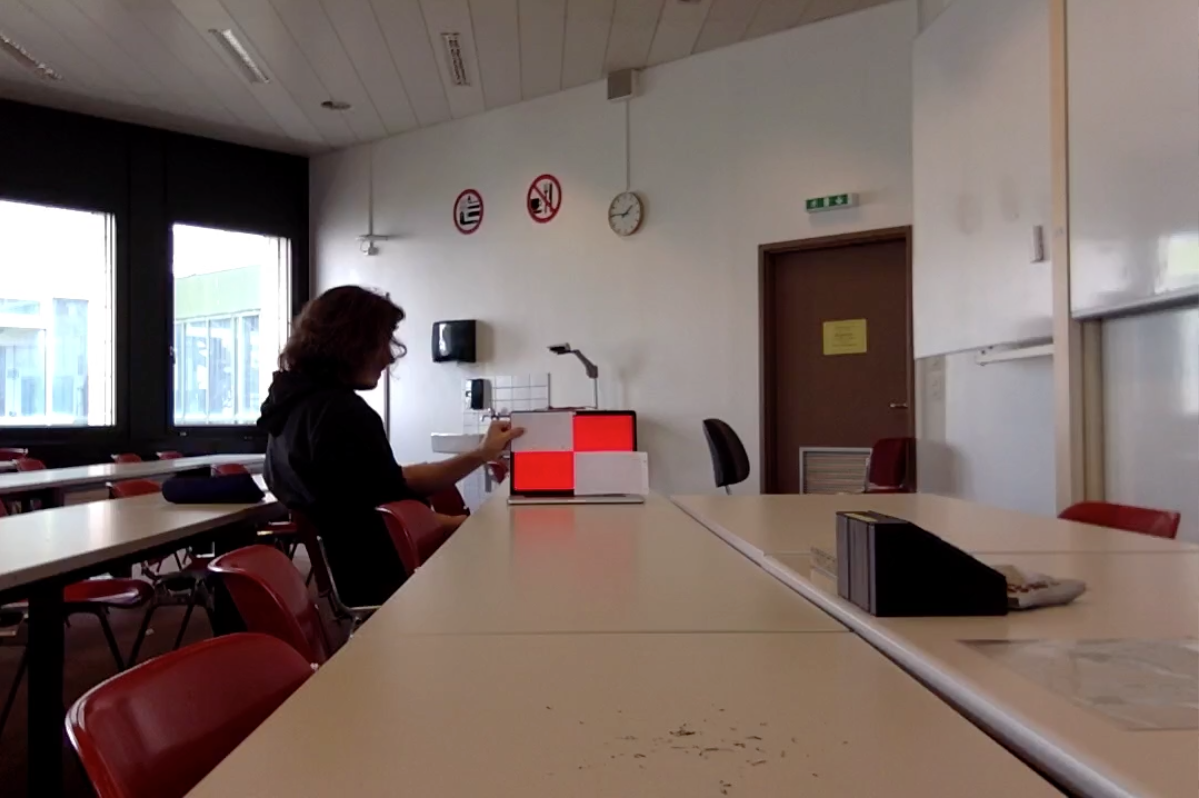
#> input picture receiver/screen_red3.png, 1199 x 798 px
$ jupyter execute --allow-errors FindScreen.ipynb   (older library calls are emulated)
#> lines starting #> are read from the running program, lines starting #| are printed output that depends on the picture; after the words box and inside, x2 and y2 are one past the last pixel; in counts of white or black regions, pixels touching at a corner belong together; long printed decimals are rounded
[cell 1]
import numpy as np
import cv2
from matplotlib import pyplot as plt
import time
import sys

[cell 2]
def resize(im):
    x = im.shape[0]
    y = im.shape[1]
    return im[int(x/3):int(2*x/3), int(y/3):int(2*y/3)]

[cell 3]
def load_and_resize(path):
#> called with path = 'screen_red3.png'
    image = cv2.imread(path)
#> image is the input picture: shape (798, 1199, 3); mean B, G, R 99.9, 105, 120.3
    #plt.imshow(image)
    #plt.show()
    image = resize(image)
    imgRGB = cv2.cvtColor(image, cv2.COLOR_BGR2RGB)
    return imgRGB

[cell 4]
def blur(img):
    #gray = cv2.cvtColor(img, cv2.COLOR_RGB2GRAY)

    seuil=190.0
    ret,seg_red = cv2.threshold(img,190,255.0,cv2.THRESH_BINARY)
    plt.imshow(seg_red)
    plt.show()

    #gray = cv2.GaussianBlur(seg_red, (7, 7), 0)
    #plt.imshow(gray)
    #plt.show()
    return seg_red

[cell 5]
def transform(gray):
    edged = cv2.Canny(gray, 100, 100)
    #plt.imshow(edged)
    #plt.show()
    kernel = cv2.getStructuringElement(cv2.MORPH_RECT, (5, 5))
    closed = cv2.morphologyEx(edged, cv2.MORPH_CLOSE, kernel)
    #plt.imshow(closed)
    #plt.show()
    im2, cnts, hierarchy = cv2.findContours(closed.copy(), cv2.RETR_EXTERNAL, cv2.CHAIN_APPROX_SIMPLE)
    return cnts

[cell 6]
def sobel(img):
    scale = 1
    delta = 0
    ddepth = cv2.CV_16S

    img = cv2.GaussianBlur(img,(1,1),0)
    gray = cv2.cvtColor(img,cv2.COLOR_BGR2GRAY)
    plt.imshow(gray)
    plt.show()

    # Gradient-X
    grad_x = cv2.Sobel(gray,ddepth,1,0,ksize = 3, scale = scale, delta = delta,borderType = cv2.BORDER_DEFAULT)
    grad_x = cv2.Scharr(gray,ddepth,1,0)

    # Gradient-Y
    grad_y = cv2.Sobel(gray,ddepth,0,1,ksize = 3, scale = scale, delta = delta, borderType = cv2.BORDER_DEFAULT)
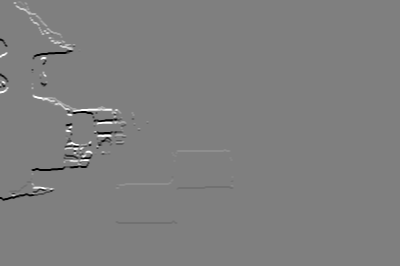
#> grad_y: shape (266, 400) int16; min -1020, max 1020, mean -0.3; drawn with min black and max white
    grad_y = cv2.Scharr(gray,ddepth,0,1)

    abs_grad_x = cv2.convertScaleAbs(grad_x)   # converting back to uint8
    abs_grad_y = cv2.convertScaleAbs(grad_y)

    dst = cv2.addWeighted(abs_grad_x,0.5,abs_grad_y,0.5,0)
    dst = cv2.add(abs_grad_x,abs_grad_y)

    plt.imshow(dst)
    plt.show()
    return dst

[cell 7]
def find_screen(cnts, image):
    total = 0
    approx_tmp = 0
    approx = []
    # loop over the contours
    for c in cnts:
        # approximate the contour
        peri = cv2.arcLength(c, True)
        print("perimetre ", peri)
        approx_tmp = cv2.approxPolyDP(c, 0.02 * peri, True)
        approx_tmp = np.squeeze(approx_tmp)
        #print(approx)
        cv2.drawContours(image, [approx_tmp], -1, (0, 255, 0), 4)
        if(len(approx_tmp) == 4):
            print("On a trouver un rectangle")
            if (peri > 100 and peri < 500):
                approx.append(approx_tmp)
                # [4 lines of commented-out code are left out]
    return approx

[cell 8]
def bords(approx):
    if(len(approx) == 2):
        approx = np.concatenate((approx[0], approx[1]), axis = 0)
    approx = np.squeeze(approx)
    bord = []
    min_x = sys.maxsize
    max_x = 0
    min_y = sys.maxsize
    max_y = 0
    config = -1
    for appro in approx:
        if appro[0] > max_x:
            max_x = appro[0]
        if appro[0] < min_x:
            min_x = appro[0]
        if appro[1] > max_y:
            max_y = appro[1]
        if appro[1] < min_y:
            min_y = appro[1]

    bord.extend([min_x, max_x, min_y, max_y])

    if(len(approx) == 4):
        if(max_x - min_x > max_y - min_y):
            config = 2
        else:
            config = 1
    else:
        approx_x = approx[:,0]
        approx_y = approx[:,1]
        fit = np.polyfit(approx_x,approx_y,1)
        if(fit[0] < 0):
            config = 3
        else:
            config = 4
    return bord,config

[cell 9]
start_time = time.time()
bord = list()
imageRGB = load_and_resize('screen_red3.png')
imageRGB = blur(imageRGB)
plt.imshow(imageRGB)
plt.show()
imageS = sobel(imageRGB)
approx = find_screen(transform(imageS), imageRGB)
#> in transform, `edged = cv2.Canny(gray, 100, 100)`: edged: shape (266, 400); 2.1% white in thin lines or dots, all inside (x1, y1, x2, y2) = (0, 0, 234, 224)
#> in transform, `closed = cv2.morphologyEx(edged, cv2.MORPH_CLOSE, kernel)`:
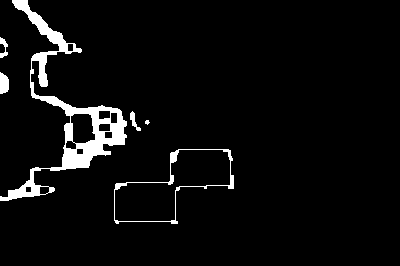
#> closed: shape (266, 400); 4.8% white; 6 white regions (1 under 20 px)
#> in transform, `im2, cnts, hierarchy = cv2.findContours(closed.copy(), cv2.RETR_EXTERN..`: cnts = 6 contours, 1 with area under 20; largest, box (x1, y1, x2, y2) and area: (0, 0, 127, 201) 4722, (114, 149, 234, 224) 4614, (0, 72, 9, 94) 136, (130, 111, 141, 131) 60, (0, 37, 8, 58) 58
#> in find_screen, `total = 0`: total = 0
#> the loop in find_screen, `for c in cnts:` made 6 passes
#> peri on passes 1 to 6: 393.4, 13.07, 50.97, 52.73, 59.21, 967.7
#| perimetre  393.355
#| perimetre  13.071
#| perimetre  50.971
#| perimetre  52.728
#| perimetre  59.213
#| perimetre  967.671
#> after the loop in find_screen, `for c in cnts:`:
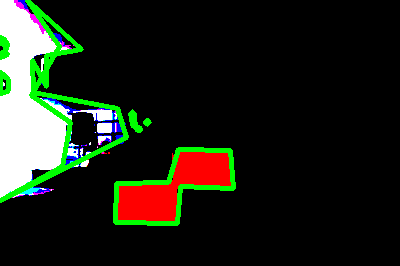
#> image: shape (266, 400, 3); mean R, G, B 30.5, 34.3, 23.1
#> after the loop in find_screen, `for c in cnts:`: approx = []
#> approx = []
#> (the rest of this cell did not finish here and is left out)

#> in bords, `approx = np.squeeze(approx)`: approx = empty array
#> after the loop in bords, `for appro in approx:`: max_x = 0; min_x = 9223372036854775807
print("les bords sont ", bord)
print("La configuration est la ", config)

print("--- %s seconds ---" % (time.time() - start_time))

[cell 10]
[149, 170] in approx
#> Out = False

[cell 11]
approx

[cell 12]
bord

#> (a cell that did not finish here is left out)

[cell 14]
type(approx)
approx = np.array(approx)
#> approx = empty array

#> (the rest of this cell did not finish here and is left out)

[cell 15]
print(approx)

#> (the rest of this cell did not finish here and is left out)

#> (a cell that did not finish here is left out)

[cell 17]
import sys

[cell 18]
sys.maxsize

[cell 19]
def detection(path):
    start_time = time.time()
    img = cv2.imread(path)
    img = resize(img)
    #on split l'image en fonction des couleurs
    b,g,r = cv2.split(img)

    print("--- %s seconds ---" % (time.time() - start_time))

    # on parcours l'image et on mets r a 0 si b ou r superieur a un seuil (ici 50)
    for x in range(0, r.shape[0]):
        for y in range(0, r.shape[1]):
            if(b[x][y] > 50 or g[x][y] > 50):
                r[x][y] = 0

    print("--- %s seconds ---" % (time.time() - start_time))

    # on applique un filtre binaire
    ret,seg_red = cv2.threshold(r,190,255.0,cv2.THRESH_BINARY)

    # detecte
    edged = cv2.Canny(seg_red, 100, 100)

    kernel = cv2.getStructuringElement(cv2.MORPH_RECT, (5, 5))
    closed = cv2.morphologyEx(edged, cv2.MORPH_CLOSE, kernel)

    im2, cnts, hierarchy = cv2.findContours(closed.copy(), cv2.RETR_EXTERNAL, cv2.CHAIN_APPROX_SIMPLE)

    approx = find_screen(cnts, img)

    print(bords(approx))
    print("--- %s seconds ---" % (time.time() - start_time))

[cell 20]
detection('screen_red1.png')
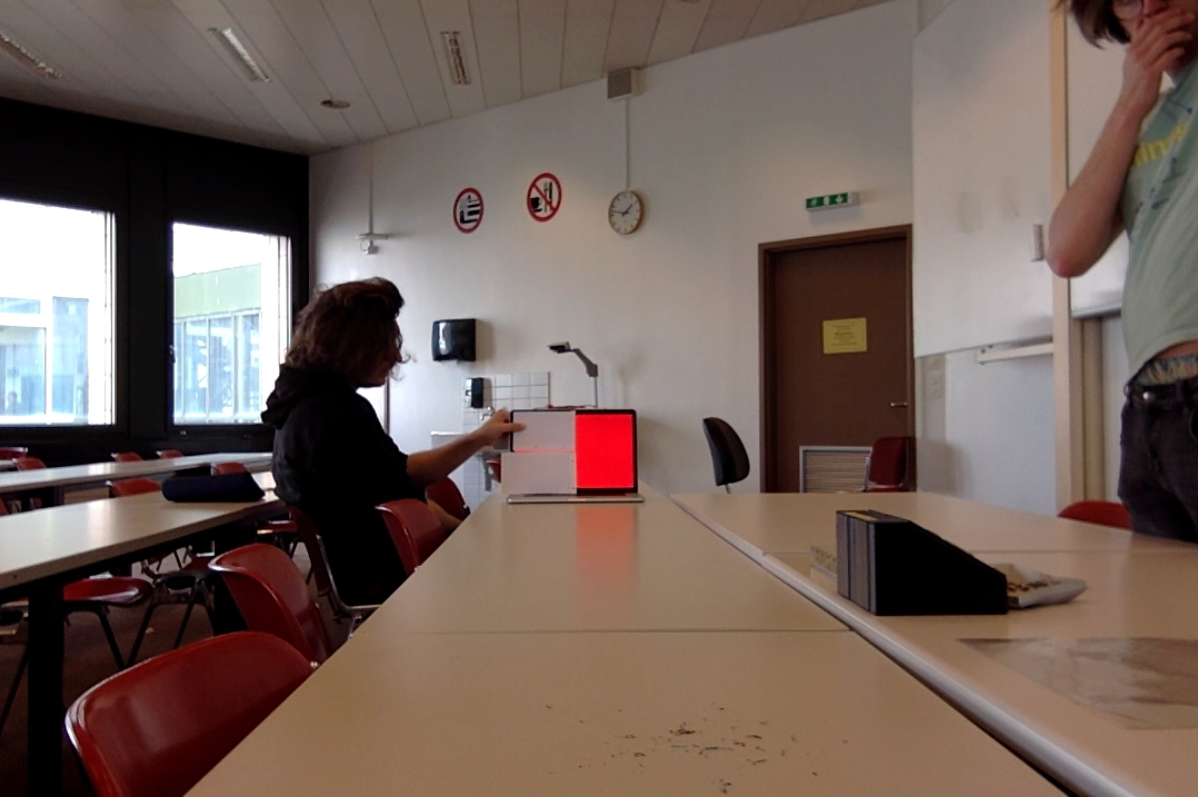
#> input picture receiver/screen_red1.png, 1198 x 797 px
#> in detection, img is the input picture: shape (797, 1198, 3); mean B, G, R 89.5, 97, 114.6
#> in resize (call 2), `return im[int(x/3):int(2*x/3), int(y/3):int(2*y/3)]`:
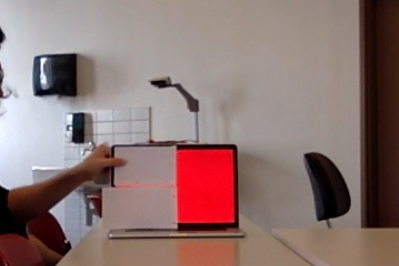
#> returned value: shape (266, 399, 3); mean of channels 0, 1, 2 114.5, 117, 140.7; drawn as B, G, R
#> in detection, `ret,seg_red = cv2.threshold(r,190,255.0,cv2.THRESH_BINARY)`: seg_red: shape (266, 399); 3.7% white; 1 white region, box (x1, y1, x2, y2) and area: (177, 150, 234, 223) 3948
#> in detection, `edged = cv2.Canny(seg_red, 100, 100)`: edged: shape (266, 399); 0.23% white in thin lines or dots, all inside (x1, y1, x2, y2) = (176, 149, 234, 223)
#> in detection, `kernel = cv2.getStructuringElement(cv2.MORPH_RECT, (5, 5))`: kernel = [[1, 1, 1, 1, 1], [1, 1, 1, 1, 1], [1, 1, 1, 1, 1], [1, 1, 1, 1, 1], [1, 1, 1, 1, 1]]
#> in detection, `im2, cnts, hierarchy = cv2.findContours(closed.copy(), cv2.RETR_EXTERN..`: cnts = 1 contour; box (x1, y1, x2, y2) and area: (176, 149, 234, 223) 3952
#> the loop in find_screen (call 2), `for c in cnts:` made 1 pass
#> (peri, approx_tmp) on pass 1: (250, [[180, 149], [179, 220], [231, 220], [231, 152]])
#| perimetre  250.042
#| On a trouver un rectangle
#> in detection, `approx = find_screen(cnts, img)`: approx = [[[180, 149], [179, 220], [231, 220], [231, 152]]]
#> the loop in bords (call 2), `for appro in approx:` made 4 passes
#> (max_x, min_x, max_y, min_y) on pass 1: (180, 180, 149, 149)
#| ([179, 231, 149, 220], 1)

[cell 21]
detection('screen_red2.png')
#> call 2 of detection, with path = 'screen_red2.png'
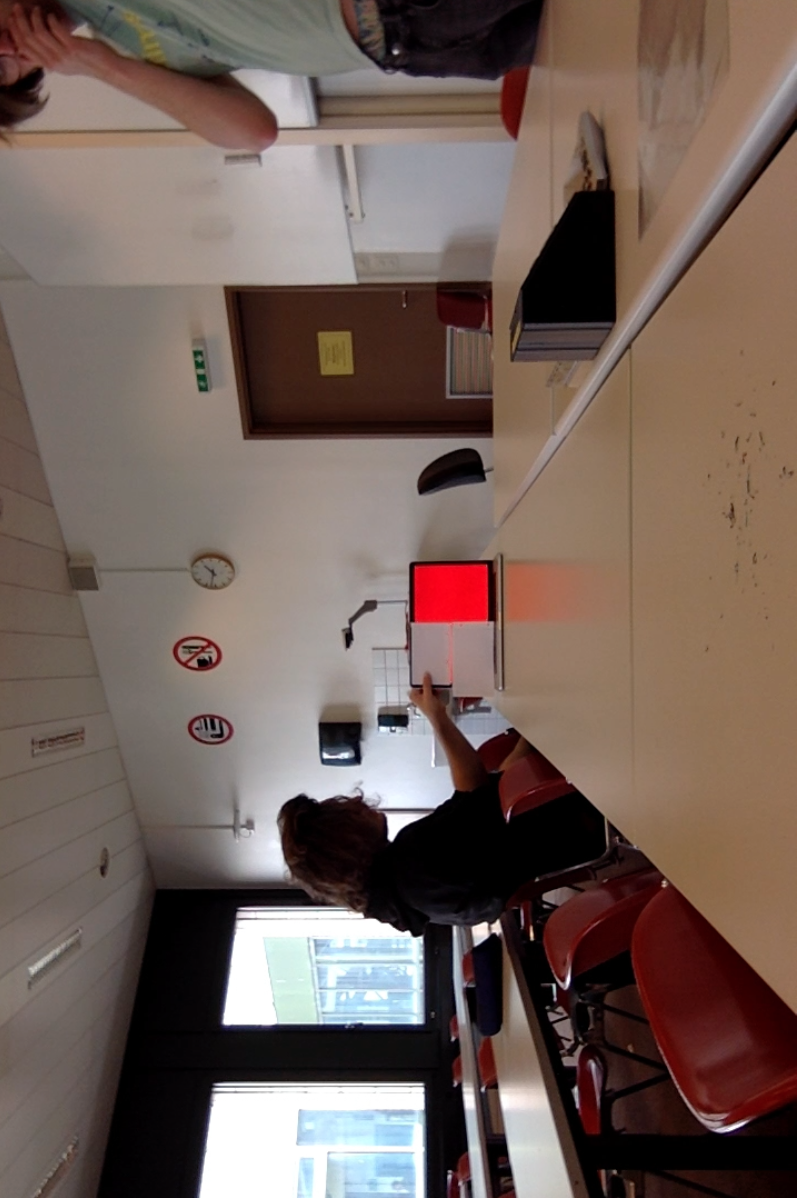
#> input picture receiver/screen_red2.png, 797 x 1198 px
#> in detection, img is the input picture: shape (1198, 797, 3); mean B, G, R 89.5, 97, 114.6
#> in detection (call 2), `ret,seg_red = cv2.threshold(r,190,255.0,cv2.THRESH_BINARY)`: seg_red: shape (399, 266); 3.7% white; 1 white region, box (x1, y1, x2, y2) and area: (150, 166, 223, 223) 3948
#> in detection (call 2), `edged = cv2.Canny(seg_red, 100, 100)`:
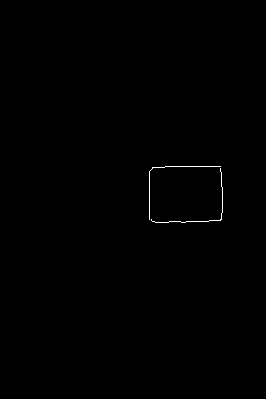
#> edged: shape (399, 266); 0.23% white in thin lines or dots, all inside (x1, y1, x2, y2) = (149, 166, 223, 223)
#> in detection (call 2), `im2, cnts, hierarchy = cv2.findContours(closed.copy(), cv2.RETR_EXTERN..`: cnts = 1 contour; box (x1, y1, x2, y2) and area: (149, 166, 223, 223) 3960
#> in detection (call 2), `approx = find_screen(cnts, img)`: approx = [[[149, 171], [149, 219], [221, 219], [220, 166]]]
#| ([149, 221, 166, 219], 2)

[cell 22]
detection('screen_red3.png')
#> call 3 of detection, with path = 'screen_red3.png'
#> after the loop in detection (call 3), `for x in range(0, r.shape[0]):`:
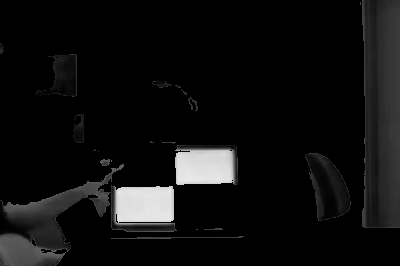
#> r: shape (266, 400); min 0, max 233, mean 15.5
#> in detection (call 3), `ret,seg_red = cv2.threshold(r,190,255.0,cv2.THRESH_BINARY)`: seg_red: shape (266, 400); 3.6% white; 2 white regions, box (x1, y1, x2, y2) and area: (116, 186, 174, 223) 2016, (175, 150, 233, 185) 1827
#> in detection (call 3), `edged = cv2.Canny(seg_red, 100, 100)`: edged: shape (266, 400); 0.33% white in thin lines or dots, all inside (x1, y1, x2, y2) = (115, 150, 233, 223)
#> in detection (call 3), `im2, cnts, hierarchy = cv2.findContours(closed.copy(), cv2.RETR_EXTERN..`: cnts = 2 contours; box (x1, y1, x2, y2) and area: (115, 185, 174, 223) 2014, (174, 150, 233, 185) 1826
#> in detection (call 3), `approx = find_screen(cnts, img)`: approx = [[[173, 185], [117, 188], [117, 222], [173, 220]], [[175, 154], [175, 184], [232, 180], [228, 150]]]
#| ([117, 232, 150, 222], 3)

[cell 23]
detection('screen_red4.png')
#> call 4 of detection, with path = 'screen_red4.png'
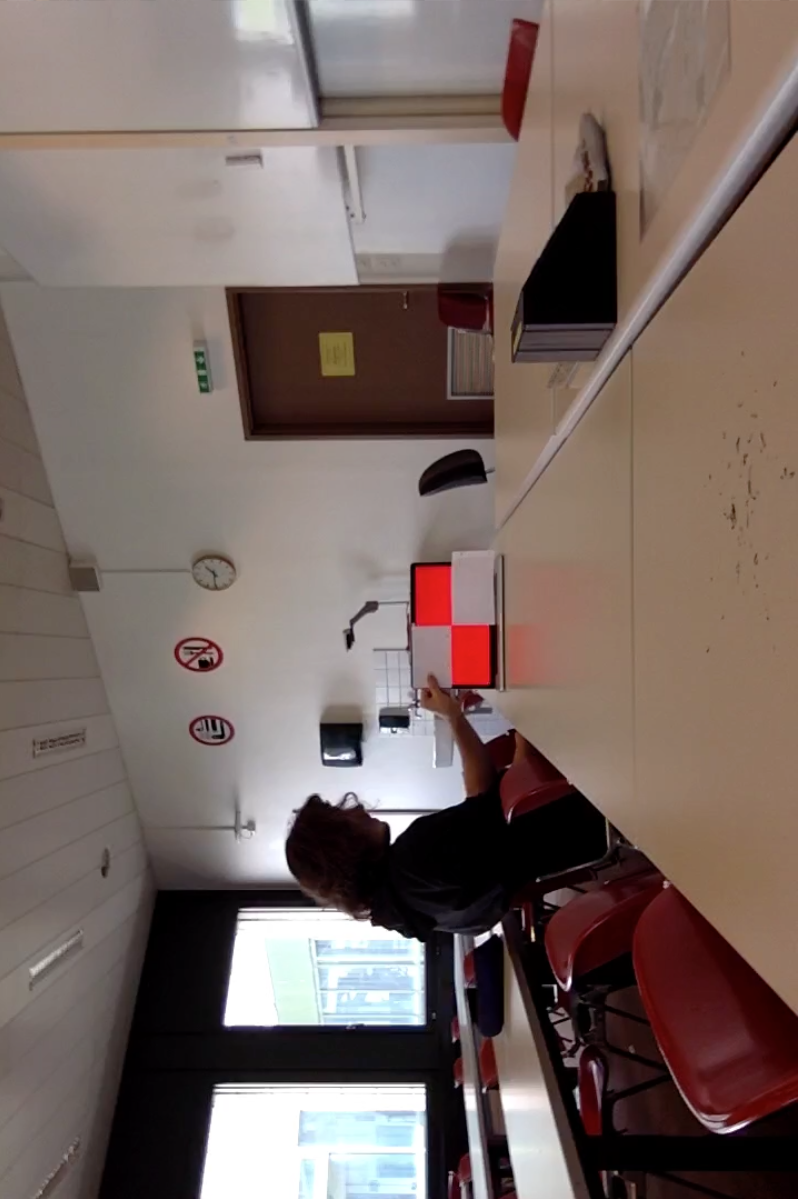
#> input picture receiver/screen_red4.png, 798 x 1199 px
#> in detection, img is the input picture: shape (1199, 798, 3); mean B, G, R 99.9, 105, 120.3
#> in detection (call 4), `b,g,r = cv2.split(img)`:
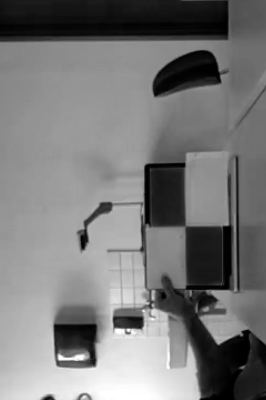
#> b: shape (400, 266); min 0, max 255, mean 120.5
#> in detection (call 4), `im2, cnts, hierarchy = cv2.findContours(closed.copy(), cv2.RETR_EXTERN..`: cnts = 2 contours; box (x1, y1, x2, y2) and area: (185, 226, 223, 285) 2014, (150, 167, 185, 226) 1820
#> in detection (call 4), `approx = find_screen(cnts, img)`: approx = [[[185, 227], [188, 283], [221, 283], [220, 227]], [[150, 172], [153, 224], [184, 224], [182, 169]]]
#| ([150, 221, 169, 283], 4)
